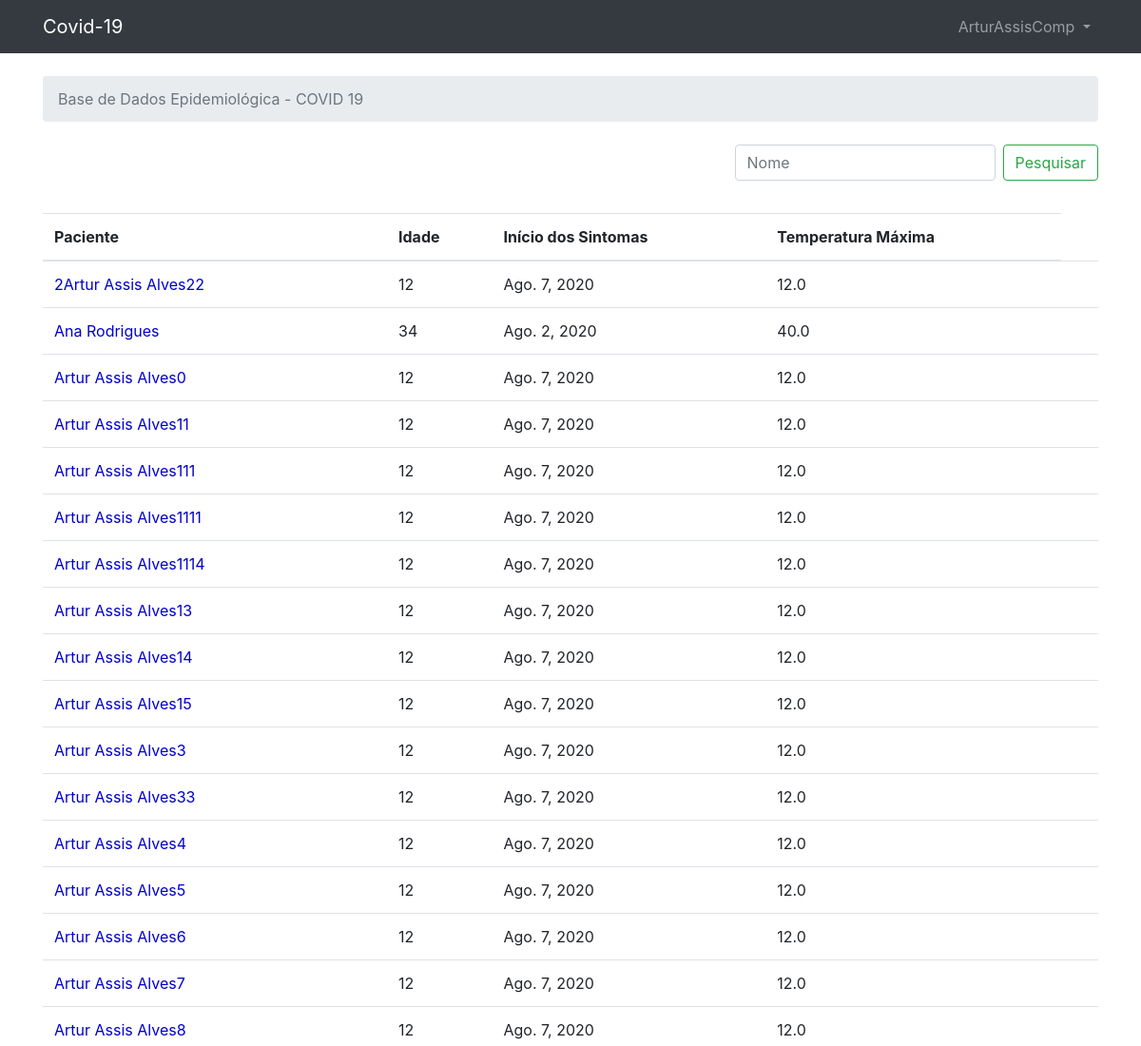
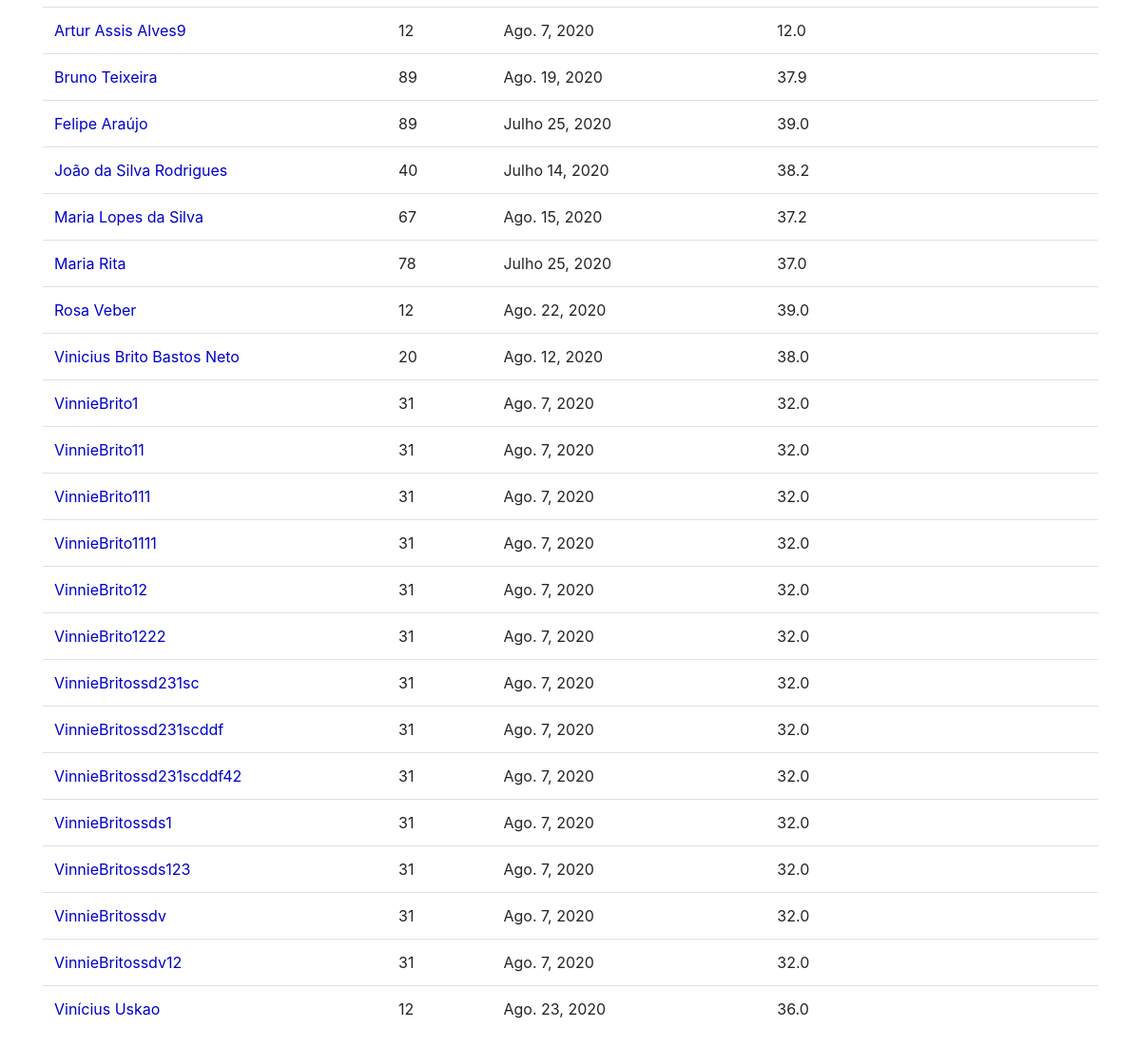
Page /pacientes/ (signed in) on the committed database (2 pictures, top to bottom).
### pacientes/models.py (models this page shows, shortened)
class Paciente(models.Model):
    nome = models.CharField(max_length=30, unique=True)
    idade = models.IntegerField(null=True)
    temperatura_maxima = models.FloatField(null=True)
    data_inicio_sintomas = models.DateField(null=True)

### pacientes/views.py (the view)
# urls.py: url(r'^pacientes/$', views.patient_edit, name='patient_edit'),
def patient_edit(request):
    pesquisar = request.GET.get('pesquisar')
    if pesquisar is not None:
        pacientes = Paciente.objects.filter(nome__startswith=pesquisar).order_by('nome')
        if len(pesquisar) == 0:
            pesquisar = "Nome"
    else:
        pacientes = Paciente.objects.all().order_by('nome')
        pesquisar = "Nome"
    return render(request, 'patient_edit.html', {'pacientes': pacientes, 'pesquisar': pesquisar})

### templates/patient_edit.html
{% extends 'base.html' %}
{% block breadcrumb %}
  <li class="breadcrumb-item active">Base de Dados Epidemiológica - COVID 19</li>
{% endblock %}
{% block content %}
    <form class="form-inline float-right">
        <input class="form-control mr-sm-2" type="search" placeholder="{{ pesquisar }}" aria-label="Pesquisar" name="pesquisar">
        <button class="btn btn-outline-success my-2 my-sm-0" type="submit">Pesquisar</button>
    </form>
    <br>
    <br>
    <br>
  <table class="table">
    <thead class="thead-inverse">
      <tr>
        <th>Paciente</th>
          <th>Idade</th>
          <th>Início dos Sintomas</th>
          <th>Temperatura Máxima</th>
      </tr>
    </thead>
    <tbody>
          {% for patient in pacientes %}
            <tr>
                <td>
                    <a href="{% url 'patient_description' patient.pk %}" style="color:mediumblue">{{ patient.nome }}</a>
                </td>
                <td class="align-middle">{{ patient.idade }}</td>
                <td class="align-middle">{{ patient.data_inicio_sintomas }}</td>
                <td class="align-middle">{{ patient.temperatura_maxima }}</td>
                <td></td>
            </tr>
          {% endfor %}
    </tbody>
  </table>
{% endblock %}

### templates/base.html (shortened to what this page needs)
{% load static %}<!DOCTYPE html>
<html>
  <head>
      <link rel="stylesheet" href="https://maxcdn.bootstrapcdn.com/bootstrap/4.0.0/css/bootstrap.min.css">
  </head>
  <body>
  {% block body %}
      <nav class="navbar navbar-expand-sm navbar-dark bg-dark">
          <div class="container">
              {% if user.is_authenticated %}
                  <a class="navbar-brand" href="{% url 'home_logged' %}">Covid-19</a>
              {% else %}
                  <a class="navbar-brand" href="{% url 'home' %}">Covid-19</a>
              {% endif %}
              <div class="collapse navbar-collapse" id="mainMenu">
                  {% if user.is_authenticated %}
                      <ul class="navbar-nav ml-auto">
                          <li class="nav-item dropdown">
                              <a class="nav-link dropdown-toggle" href="#" id="userMenu" data-toggle="dropdown" aria-haspopup="true" aria-expanded="false">
                                  {{ user.username }}
                              </a>
                          </li>
                      </ul>
                  {% endif %}
              </div>
          </div>
      </nav>
      <div class="container">
          <ol class="breadcrumb my-4">
              {% block breadcrumb %}
              {% endblock %}
          </ol>
          {% block content %}
          {% endblock %}
      </div>
  {% endblock body %}
  </body>
</html>

### rows in the picture
Paciente: nome "2Artur Assis Alves22", idade "12", data_inicio_sintomas "Ago. 7, 2020", temperatura_maxima "12.0"
Paciente: nome "Ana Rodrigues", idade "34", data_inicio_sintomas "Ago. 2, 2020", temperatura_maxima "40.0"
Paciente: nome "Artur Assis Alves0", idade "12", data_inicio_sintomas "Ago. 7, 2020", temperatura_maxima "12.0"
Paciente: nome "Artur Assis Alves11", idade "12", data_inicio_sintomas "Ago. 7, 2020", temperatura_maxima "12.0"
Paciente: nome "Artur Assis Alves111", idade "12", data_inicio_sintomas "Ago. 7, 2020", temperatura_maxima "12.0"
Paciente: nome "Artur Assis Alves1111", idade "12", data_inicio_sintomas "Ago. 7, 2020", temperatura_maxima "12.0"
Paciente: nome "Artur Assis Alves1114", idade "12", data_inicio_sintomas "Ago. 7, 2020", temperatura_maxima "12.0"
Paciente: nome "Artur Assis Alves13", idade "12", data_inicio_sintomas "Ago. 7, 2020", temperatura_maxima "12.0"
Paciente: nome "Artur Assis Alves14", idade "12", data_inicio_sintomas "Ago. 7, 2020", temperatura_maxima "12.0"
Paciente: nome "Artur Assis Alves15", idade "12", data_inicio_sintomas "Ago. 7, 2020", temperatura_maxima "12.0"
Paciente: nome "Artur Assis Alves3", idade "12", data_inicio_sintomas "Ago. 7, 2020", temperatura_maxima "12.0"
Paciente: nome "Artur Assis Alves33", idade "12", data_inicio_sintomas "Ago. 7, 2020", temperatura_maxima "12.0"
Paciente: nome "Artur Assis Alves4", idade "12", data_inicio_sintomas "Ago. 7, 2020", temperatura_maxima "12.0"
Paciente: nome "Artur Assis Alves5", idade "12", data_inicio_sintomas "Ago. 7, 2020", temperatura_maxima "12.0"
Paciente: nome "Artur Assis Alves6", idade "12", data_inicio_sintomas "Ago. 7, 2020", temperatura_maxima "12.0"
Paciente: nome "Artur Assis Alves7", idade "12", data_inicio_sintomas "Ago. 7, 2020", temperatura_maxima "12.0"
Paciente: nome "Artur Assis Alves8", idade "12", data_inicio_sintomas "Ago. 7, 2020", temperatura_maxima "12.0"
Paciente: nome "Artur Assis Alves9", idade "12", data_inicio_sintomas "Ago. 7, 2020", temperatura_maxima "12.0"
Paciente: nome "Bruno Teixeira", idade "89", data_inicio_sintomas "Ago. 19, 2020", temperatura_maxima "37.9"
Paciente: nome "Felipe Araújo", idade "89", data_inicio_sintomas "Julho 25, 2020", temperatura_maxima "39.0"
Paciente: nome "João da Silva Rodrigues", idade "40", data_inicio_sintomas "Julho 14, 2020", temperatura_maxima "38.2"
Paciente: nome "Maria Lopes da Silva", idade "67", data_inicio_sintomas "Ago. 15, 2020", temperatura_maxima "37.2"
Paciente: nome "Maria Rita", idade "78", data_inicio_sintomas "Julho 25, 2020", temperatura_maxima "37.0"
Paciente: nome "Rosa Veber", idade "12", data_inicio_sintomas "Ago. 22, 2020", temperatura_maxima "39.0"
Paciente: nome "Vinicius Brito Bastos Neto", idade "20", data_inicio_sintomas "Ago. 12, 2020", temperatura_maxima "38.0"
Paciente: nome "VinnieBrito1", idade "31", data_inicio_sintomas "Ago. 7, 2020", temperatura_maxima "32.0"
Paciente: nome "VinnieBrito11", idade "31", data_inicio_sintomas "Ago. 7, 2020", temperatura_maxima "32.0"
Paciente: nome "VinnieBrito111", idade "31", data_inicio_sintomas "Ago. 7, 2020", temperatura_maxima "32.0"
Paciente: nome "VinnieBrito1111", idade "31", data_inicio_sintomas "Ago. 7, 2020", temperatura_maxima "32.0"
Paciente: nome "VinnieBrito12", idade "31", data_inicio_sintomas "Ago. 7, 2020", temperatura_maxima "32.0"
Paciente: nome "VinnieBrito1222", idade "31", data_inicio_sintomas "Ago. 7, 2020", temperatura_maxima "32.0"
Paciente: nome "VinnieBritossd231sc", idade "31", data_inicio_sintomas "Ago. 7, 2020", temperatura_maxima "32.0"
Paciente: nome "VinnieBritossd231scddf", idade "31", data_inicio_sintomas "Ago. 7, 2020", temperatura_maxima "32.0"
Paciente: nome "VinnieBritossd231scddf42", idade "31", data_inicio_sintomas "Ago. 7, 2020", temperatura_maxima "32.0"
Paciente: nome "VinnieBritossds1", idade "31", data_inicio_sintomas "Ago. 7, 2020", temperatura_maxima "32.0"
Paciente: nome "VinnieBritossds123", idade "31", data_inicio_sintomas "Ago. 7, 2020", temperatura_maxima "32.0"
Paciente: nome "VinnieBritossdv", idade "31", data_inicio_sintomas "Ago. 7, 2020", temperatura_maxima "32.0"
Paciente: nome "VinnieBritossdv12", idade "31", data_inicio_sintomas "Ago. 7, 2020", temperatura_maxima "32.0"
Paciente: nome "Vinícius Uskao", idade "12", data_inicio_sintomas "Ago. 23, 2020", temperatura_maxima "36.0"

### other values in the picture
{{ user.username }} "ArturAssisComp"
